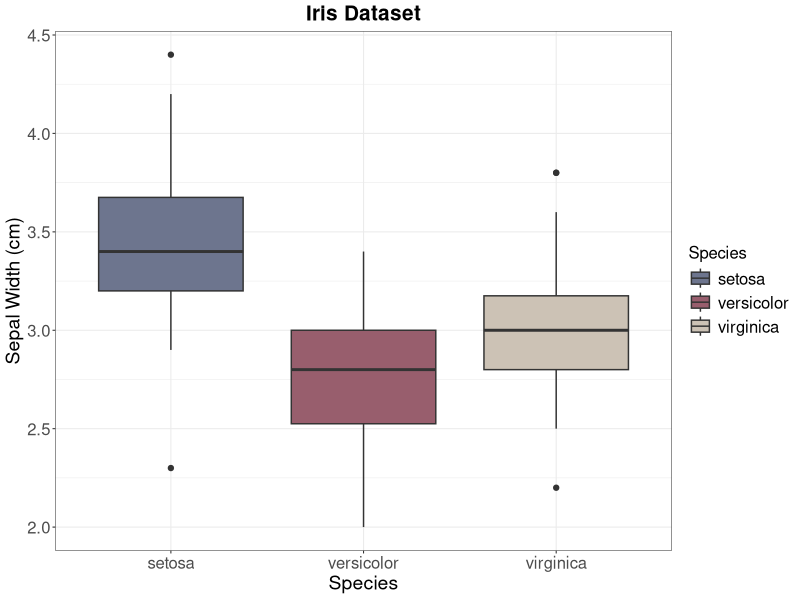
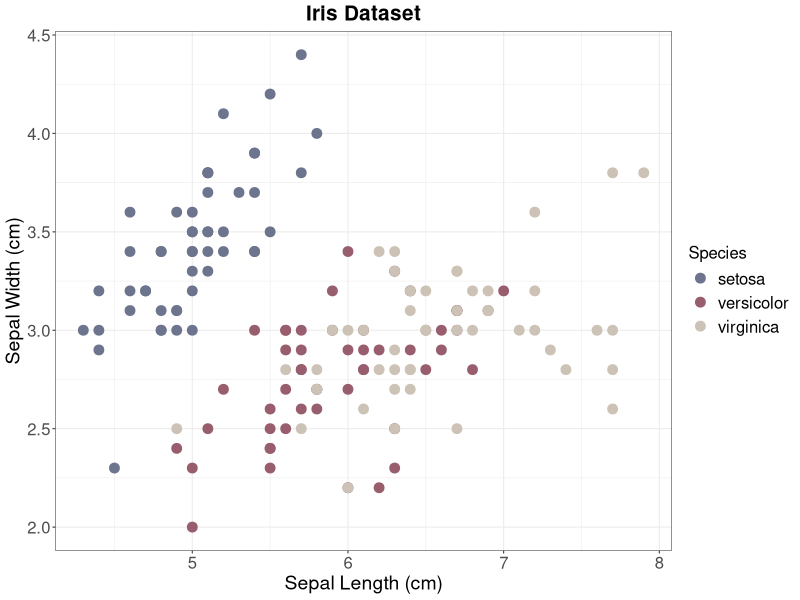
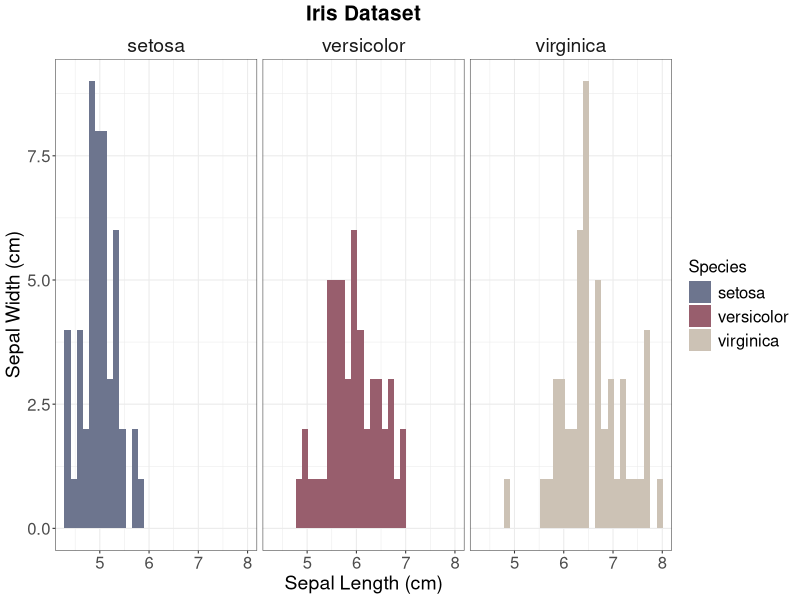
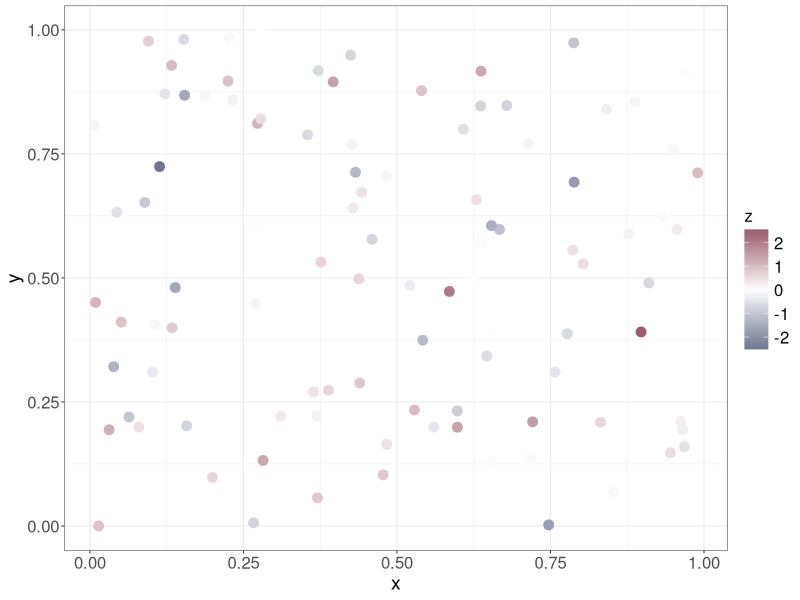
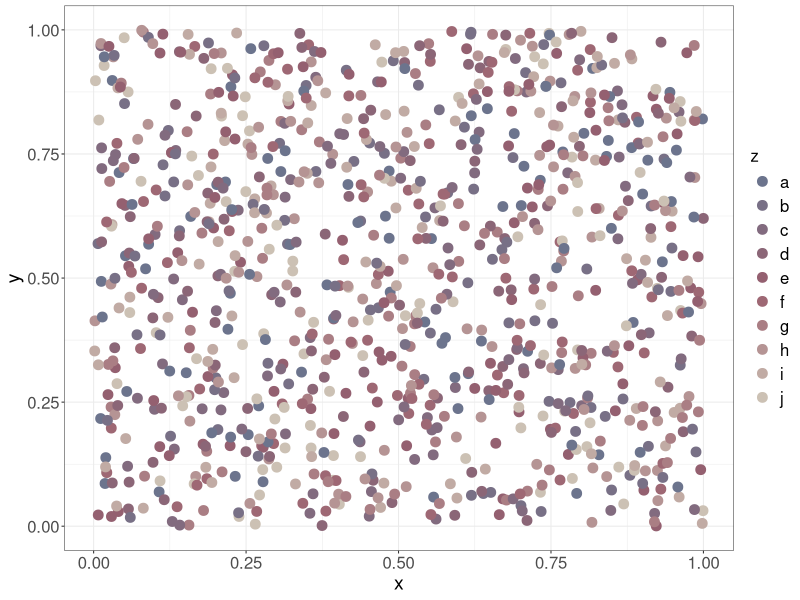

Write R code to recreate these figures, in order.
## ---- chunk 1
library(ggplot2)
## ---- chunk 2
customColours <- c("#6d758e", "#985e6d", "#ccc2b5")
## ---- chunk 3
customTheme <- function(base_size=8, base_family="sans", type=NULL){
  
  # set up the colour arguments for the selected scale.
  l <-list()
  if (type == "fill"){
    arg <- "scale_fill_manual"
    l[["values"]]<-customColours
  } 
  if (type == "colour"){
    arg <- "scale_colour_manual"
    l[["values"]]<-customColours
  }
  if (type == "gradient2"){
    arg <- "scale_colour_gradient2"
    l[["low"]]<-customColours[1]
    l[["high"]]<-customColours[2]
    l[["na.value"]]<-"grey50"
    l[["guide"]]<-"colourbar"
  }
  
  # pass the scale arguments to the list that also holds the black/ white theme including some other style adaptations.  
  list(theme_bw(base_size = base_size, base_family = base_family) +
         theme(axis.text = element_text(size = 12),
               axis.title = element_text(size = 14),
               plot.title = element_text(size = 15, hjust=0.5, face = "bold"),
               strip.background = element_rect(colour = "white", fill="#FFFFFF"),
               strip.text.x = element_text(size = 14),
               strip.text.y = element_text(size = 14),
               legend.text = element_text(size = 12),
               legend.title = element_text(size = 12)), 
       do.call(arg, args=l))
}
## ---- chunk 4
boxPlot <- ggplot(iris, aes(x=Species, y=Sepal.Width, fill=Species)) +
geom_boxplot() + 
labs(x="Species", y="Sepal Width (cm)", fill="Species", title="Iris Dataset") +
customTheme(type="fill") 
boxPlot
## ---- chunk 5
scatterPlot <- ggplot(iris, aes(x=Sepal.Length, y=Sepal.Width, colour=Species)) + 
geom_point(size=3) + 
labs(x="Sepal Length (cm)", y="Sepal Width (cm)", colour="Species", title="Iris Dataset") +
customTheme(type="colour") 
scatterPlot
## ---- chunk 6
histo <- ggplot(iris, aes(Sepal.Length, fill=Species)) + 
geom_histogram() + 
facet_grid(. ~ Species) +
labs(x="Sepal Length (cm)", y="Sepal Width (cm)", fill="Species", title="Iris Dataset") +
customTheme(type="fill") 
histo
## ---- chunk 7
dat <- data.frame(
  x = runif(100),
  y = runif(100),
  z = rnorm(100)
)

scatterPlot2 <- ggplot(dat, aes(x, y, colour=z)) +
  geom_point(size=3) +
customTheme(type="gradient2") 
scatterPlot2
## ---- chunk 8
customThemeCol <- function(base_size = 8, base_family = "sans", type=NULL, nCol=3){
  
  # Per default, nCol is set to 3. If it is specified, we generate the desired number of colours from the three basic colours we have used so far (could be any number/ any color) here.  
  if (nCol != 3) {
    customColours <-  colorRampPalette(c("#6d758e", "#985e6d", "#ccc2b5"), space = "Lab")(nCol)
  } else {
    customColours <-  c("#6d758e", "#985e6d", "#ccc2b5")
  }
  
  # set up the other arguments for the selected scale.
  l <-list()
  if (type == "fill"){
    arg <- "scale_fill_manual"
    l[["values"]]<-customColours
  } 
  if (type == "colour"){
    arg <- "scale_colour_manual"
    l[["values"]]<-customColours
  }
  if (type == "gradient2"){
    arg <- "scale_colour_gradient2"
    l[["low"]]<-customColours[1]
    l[["high"]]<-customColours[2]
    l[["na.value"]]<-"grey50"
    l[["guide"]]<-"colourbar"
  }
  
  # pass the scale arguments to the list that also holds the black/ white theme including some other style adaptations.  
  list(theme_bw(base_size = base_size, base_family = base_family) +
         theme(axis.text = element_text(size = 12),
               axis.title = element_text(size = 14),
               plot.title = element_text(size = 15, hjust=0.5, face = "bold"),
               strip.background = element_rect(colour = "white", fill="#FFFFFF"),
               strip.text.x = element_text(size = 14),
               strip.text.y = element_text(size = 14),
               legend.text = element_text(size = 12),
               legend.title = element_text(size = 12)), 
       do.call(arg, args=l))
}
## ---- chunk 9
nFLev <- 10
dat <- data.frame(x=runif(1000), y=runif(1000), z=rep(letters[1:nFLev], 100))

scatterPlot3 <- ggplot(dat, aes(x, y, colour=z)) + 
  geom_point(size=3) +
  customThemeCol(type="colour", nCol=nFLev) 
scatterPlot3
